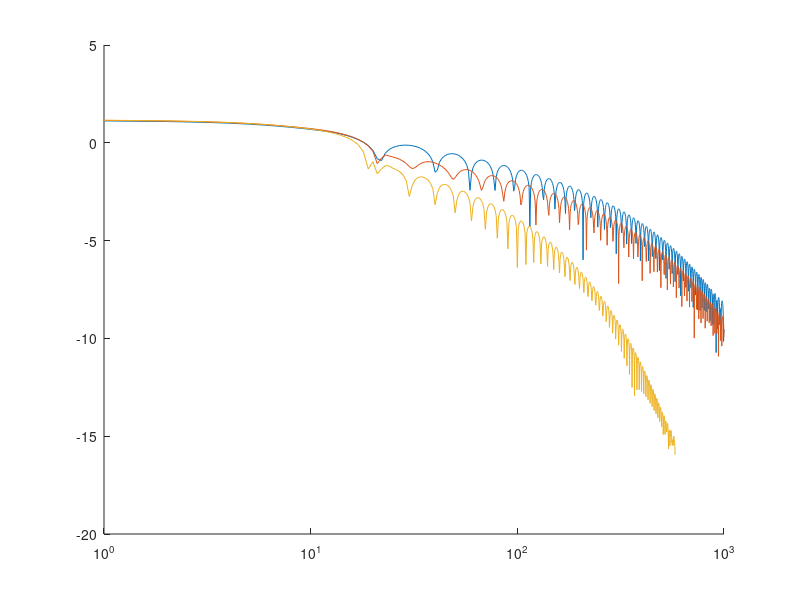

This figure's MATLAB source:
clear;
%close;

A = [3 0.5;0.5 1];
mu = [1;2];
eta = max(eig(2 * A))^(-1) * 0.1;
lambda = [2,4,6];

N = 1000;
results = zeros(N,3);
w_log = zeros(N,2,3);


for lambda_index = 1:3
    w = [10;12];
    v = w;
    
    for i = 1:N
        w_before = w;
        temp = v - eta .* (2 * A * (v - mu) ) ;
        
        for index = 1:2
            if temp(index) > lambda(lambda_index) * eta
                w(index) = temp(index) - lambda(lambda_index) * eta;
                
            elseif abs(temp(index) ) < lambda(lambda_index) * eta
                w(index) = 0;
                
            elseif temp(index) < - lambda(lambda_index) * eta
                w(index) = temp(index) + lambda(lambda_index) * eta;
                
            end
        end
        w_log(i,:,lambda_index) = w';
        v = w + (i - 1 ) / (i + 2) .* (w - w_before);
        results(i,lambda_index) = (w - mu)' * A * (w - mu) + lambda(lambda_index) * norm(w,1);
    end
end

hold on;
w_results = zeros(N,3);
w_log = w_log - w_log(N,:,:);
for i = 1:3
    for j = 1:N
        w_results(j,i) = norm(w_log(j,:,i));
    end
end
for i = 1:3
    semilogx(1:N,log10(w_results(:,i)));
end
%legend('PG:\lambda = 2','PG:\lambda = 4','PG:\lambda = 6','APG:\lambda = 2','APG:\lambda = 4','APG:\lambda = 6');
